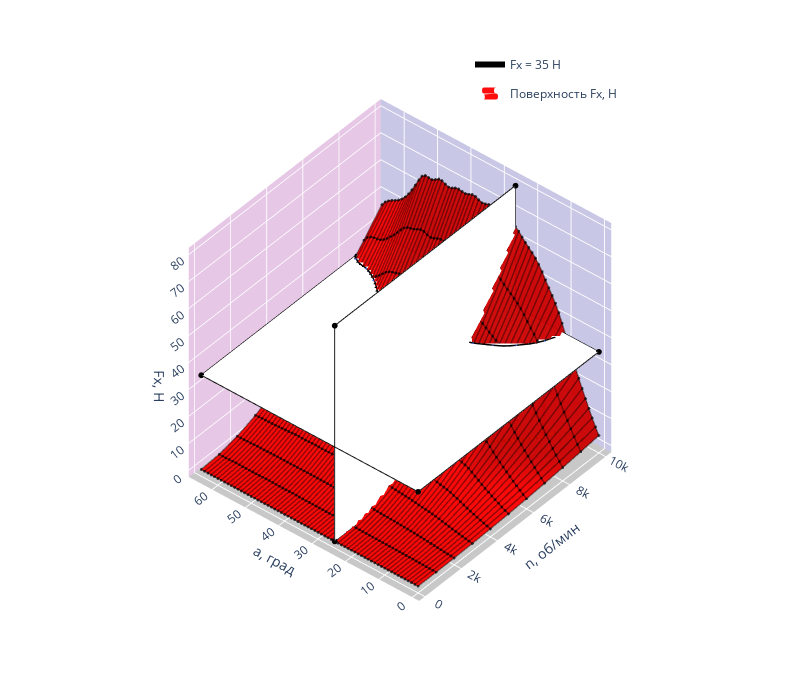

Notebook source saved alongside this figure:
### Markdown cell above
### Fx

### Code cell
Fx = graph_3d(go.Figure(), fx_m, fx, df, a_number, n_number, 'Fx, Н')

f_1 = 35
n_cross_1 = cross_points_f(f_1, a_number, n_number, fx_m, df)
Fx.cross_line(n_cross_1,  [f_1]*len(n_cross_1), f_1)
Fx.basic_line(n_cross_1, list(range(0, round(max(df['a, град']))+1, 1)), f_1)
# Fx.annotation(n_cross_1, list(range(0, round(max(df['a, град']))+1, 1)), f_1)
Fx.horizontal_cross_palne(f_1)
Fx.vertical_cross_palne(25)

# f_2 = 20
# n_cross_2 = cross_points_f(f_2, a_number, n_number, fx_m, df)
# Fx.cross_line(n_cross_2,  [f_2]*len(n_cross_1), f_2, 'white')
# Fx.horizontal_cross_palne(f_2)

Fx.basic_plot([[0,'rgb(255, 0, 0)'], [1, 'rgb(255, 0, 0)']])
Fx.return_fig()
